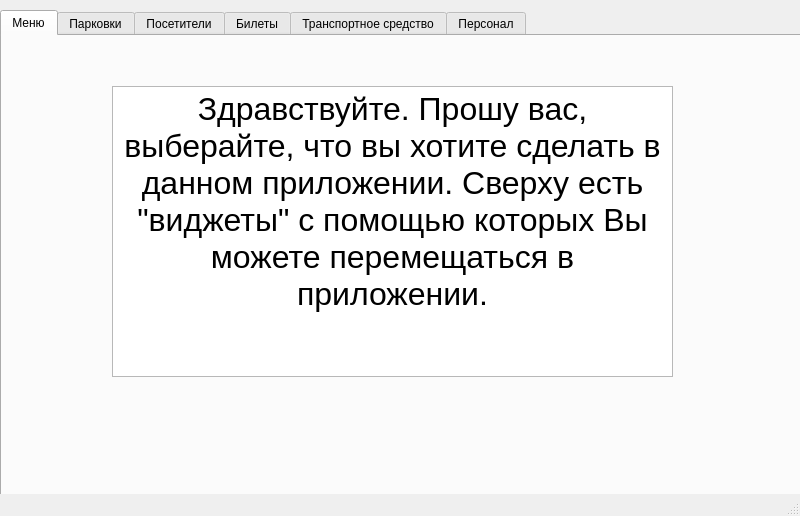
<?xml version="1.0" encoding="UTF-8"?>
<ui version="4.0">
 <class>MainWindow</class>
 <widget class="QMainWindow" name="MainWindow">
  <property name="geometry">
   <rect>
    <x>0</x>
    <y>0</y>
    <width>800</width>
    <height>516</height>
   </rect>
  </property>
  <property name="minimumSize">
   <size>
    <width>800</width>
    <height>516</height>
   </size>
  </property>
  <property name="maximumSize">
   <size>
    <width>800</width>
    <height>516</height>
   </size>
  </property>
  <property name="windowTitle">
   <string>Панченко Андрей 4236</string>
  </property>
  <widget class="QWidget" name="centralwidget">
   <widget class="QTabWidget" name="tabWidget">
    <property name="geometry">
     <rect>
      <x>0</x>
      <y>10</y>
      <width>801</width>
      <height>531</height>
     </rect>
    </property>
    <property name="currentIndex">
     <number>0</number>
    </property>
    <widget class="QWidget" name="Menu">
     <property name="styleSheet">
      <string notr="true"/>
     </property>
     <attribute name="title">
      <string>Меню</string>
     </attribute>
     <widget class="QTextBrowser" name="textBrowser">
      <property name="geometry">
       <rect>
        <x>110</x>
        <y>50</y>
        <width>561</width>
        <height>291</height>
       </rect>
      </property>
      <property name="html">
       <string>&lt;!DOCTYPE HTML PUBLIC &quot;-//W3C//DTD HTML 4.0//EN&quot; &quot;http://www.w3.org/TR/REC-html40/strict.dtd&quot;&gt;
&lt;html&gt;&lt;head&gt;&lt;meta name=&quot;qrichtext&quot; content=&quot;1&quot; /&gt;&lt;meta charset=&quot;utf-8&quot; /&gt;&lt;style type=&quot;text/css&quot;&gt;
p, li { white-space: pre-wrap; }
hr { height: 1px; border-width: 0; }
li.unchecked::marker { content: &quot;\2610&quot;; }
li.checked::marker { content: &quot;\2612&quot;; }
&lt;/style&gt;&lt;/head&gt;&lt;body style=&quot; font-family:'.AppleSystemUIFont'; font-size:13pt; font-weight:400; font-style:normal;&quot;&gt;
&lt;p align=&quot;center&quot; style=&quot; margin-top:0px; margin-bottom:0px; margin-left:0px; margin-right:0px; -qt-block-indent:0; text-indent:0px;&quot;&gt;&lt;span style=&quot; font-size:24pt;&quot;&gt;Здравствуйте. Прошу вас, выберайте, что вы хотите сделать в данном приложении. Сверху есть &amp;quot;виджеты&amp;quot; с помощью которых Вы можете перемещаться в приложении.&lt;/span&gt;&lt;/p&gt;&lt;/body&gt;&lt;/html&gt;</string>
      </property>
     </widget>
    </widget>
    <widget class="QWidget" name="Parking">
     <attribute name="title">
      <string>Парковки</string>
     </attribute>
     <widget class="QPushButton" name="pushButton_add_parking">
      <property name="geometry">
       <rect>
        <x>220</x>
        <y>380</y>
        <width>100</width>
        <height>32</height>
       </rect>
      </property>
      <property name="text">
       <string>Добавить</string>
      </property>
     </widget>
     <widget class="QPushButton" name="pushButton_delete_parking">
      <property name="geometry">
       <rect>
        <x>470</x>
        <y>380</y>
        <width>100</width>
        <height>32</height>
       </rect>
      </property>
      <property name="text">
       <string>Удалить</string>
      </property>
     </widget>
     <widget class="QLineEdit" name="lineEdit_gps">
      <property name="geometry">
       <rect>
        <x>340</x>
        <y>340</y>
        <width>113</width>
        <height>21</height>
       </rect>
      </property>
     </widget>
     <widget class="QLineEdit" name="lineEdit_type">
      <property name="geometry">
       <rect>
        <x>210</x>
        <y>340</y>
        <width>113</width>
        <height>21</height>
       </rect>
      </property>
     </widget>
     <widget class="QLineEdit" name="lineEdit_size">
      <property name="geometry">
       <rect>
        <x>470</x>
        <y>340</y>
        <width>113</width>
        <height>21</height>
       </rect>
      </property>
     </widget>
     <widget class="QLineEdit" name="lineEdit_id_parking">
      <property name="geometry">
       <rect>
        <x>80</x>
        <y>340</y>
        <width>113</width>
        <height>21</height>
       </rect>
      </property>
     </widget>
     <widget class="QLineEdit" name="lineEdit_cost">
      <property name="geometry">
       <rect>
        <x>600</x>
        <y>340</y>
        <width>113</width>
        <height>21</height>
       </rect>
      </property>
     </widget>
     <widget class="QLabel" name="label">
      <property name="geometry">
       <rect>
        <x>80</x>
        <y>320</y>
        <width>111</width>
        <height>16</height>
       </rect>
      </property>
      <property name="text">
       <string>ID Парковки</string>
      </property>
      <property name="alignment">
       <set>Qt::AlignCenter</set>
      </property>
     </widget>
     <widget class="QLabel" name="label_6">
      <property name="geometry">
       <rect>
        <x>340</x>
        <y>320</y>
        <width>111</width>
        <height>16</height>
       </rect>
      </property>
      <property name="text">
       <string>Местоположение</string>
      </property>
      <property name="alignment">
       <set>Qt::AlignCenter</set>
      </property>
     </widget>
     <widget class="QLabel" name="label_7">
      <property name="geometry">
       <rect>
        <x>470</x>
        <y>320</y>
        <width>111</width>
        <height>16</height>
       </rect>
      </property>
      <property name="text">
       <string>Размер</string>
      </property>
      <property name="alignment">
       <set>Qt::AlignCenter</set>
      </property>
     </widget>
     <widget class="QLabel" name="label_8">
      <property name="geometry">
       <rect>
        <x>600</x>
        <y>320</y>
        <width>111</width>
        <height>16</height>
       </rect>
      </property>
      <property name="text">
       <string>Стоимость</string>
      </property>
      <property name="alignment">
       <set>Qt::AlignCenter</set>
      </property>
     </widget>
     <widget class="QLabel" name="label_9">
      <property name="geometry">
       <rect>
        <x>210</x>
        <y>320</y>
        <width>111</width>
        <height>16</height>
       </rect>
      </property>
      <property name="text">
       <string>Тип</string>
      </property>
      <property name="alignment">
       <set>Qt::AlignCenter</set>
      </property>
     </widget>
     <widget class="QLabel" name="label_2">
      <property name="geometry">
       <rect>
        <x>340</x>
        <y>10</y>
        <width>111</width>
        <height>16</height>
       </rect>
      </property>
      <property name="text">
       <string>Парковки</string>
      </property>
      <property name="alignment">
       <set>Qt::AlignCenter</set>
      </property>
     </widget>
     <widget class="QTableWidget" name="tableParking">
      <property name="geometry">
       <rect>
        <x>0</x>
        <y>30</y>
        <width>791</width>
        <height>271</height>
       </rect>
      </property>
     </widget>
    </widget>
    <widget class="QWidget" name="Visitors">
     <attribute name="title">
      <string>Посетители</string>
     </attribute>
     <widget class="QLineEdit" name="lineEdit_visitors_number">
      <property name="geometry">
       <rect>
        <x>140</x>
        <y>340</y>
        <width>113</width>
        <height>21</height>
       </rect>
      </property>
     </widget>
     <widget class="QLineEdit" name="lineEdit_visitors_phone">
      <property name="geometry">
       <rect>
        <x>530</x>
        <y>340</y>
        <width>113</width>
        <height>21</height>
       </rect>
      </property>
     </widget>
     <widget class="QLineEdit" name="lineEdit_visitors_adress">
      <property name="geometry">
       <rect>
        <x>400</x>
        <y>340</y>
        <width>113</width>
        <height>21</height>
       </rect>
      </property>
     </widget>
     <widget class="QLineEdit" name="lineEdit_visitors_name">
      <property name="geometry">
       <rect>
        <x>270</x>
        <y>340</y>
        <width>113</width>
        <height>21</height>
       </rect>
      </property>
     </widget>
     <widget class="QPushButton" name="pushButton_add_visitors">
      <property name="geometry">
       <rect>
        <x>210</x>
        <y>380</y>
        <width>100</width>
        <height>32</height>
       </rect>
      </property>
      <property name="text">
       <string>Добавить</string>
      </property>
     </widget>
     <widget class="QPushButton" name="pushButton_delete_visitors">
      <property name="geometry">
       <rect>
        <x>470</x>
        <y>380</y>
        <width>100</width>
        <height>32</height>
       </rect>
      </property>
      <property name="text">
       <string>Удалить</string>
      </property>
     </widget>
     <widget class="QLabel" name="label_3">
      <property name="geometry">
       <rect>
        <x>140</x>
        <y>320</y>
        <width>111</width>
        <height>16</height>
       </rect>
      </property>
      <property name="text">
       <string>Номер</string>
      </property>
      <property name="alignment">
       <set>Qt::AlignCenter</set>
      </property>
     </widget>
     <widget class="QLabel" name="label_4">
      <property name="geometry">
       <rect>
        <x>400</x>
        <y>320</y>
        <width>111</width>
        <height>16</height>
       </rect>
      </property>
      <property name="text">
       <string>Адрес</string>
      </property>
      <property name="alignment">
       <set>Qt::AlignCenter</set>
      </property>
     </widget>
     <widget class="QLabel" name="label_5">
      <property name="geometry">
       <rect>
        <x>530</x>
        <y>320</y>
        <width>111</width>
        <height>16</height>
       </rect>
      </property>
      <property name="text">
       <string>Телефон</string>
      </property>
      <property name="alignment">
       <set>Qt::AlignCenter</set>
      </property>
     </widget>
     <widget class="QLabel" name="label_10">
      <property name="geometry">
       <rect>
        <x>340</x>
        <y>10</y>
        <width>111</width>
        <height>16</height>
       </rect>
      </property>
      <property name="text">
       <string>Посетители</string>
      </property>
      <property name="alignment">
       <set>Qt::AlignCenter</set>
      </property>
     </widget>
     <widget class="QLabel" name="label_11">
      <property name="geometry">
       <rect>
        <x>270</x>
        <y>320</y>
        <width>111</width>
        <height>16</height>
       </rect>
      </property>
      <property name="text">
       <string>ФИО</string>
      </property>
      <property name="alignment">
       <set>Qt::AlignCenter</set>
      </property>
     </widget>
     <widget class="QTableWidget" name="tableVisitors">
      <property name="geometry">
       <rect>
        <x>0</x>
        <y>30</y>
        <width>791</width>
        <height>271</height>
       </rect>
      </property>
     </widget>
    </widget>
    <widget class="QWidget" name="Ticket">
     <attribute name="title">
      <string>Билеты</string>
     </attribute>
     <widget class="QPushButton" name="pushButton_delete_ticket">
      <property name="geometry">
       <rect>
        <x>470</x>
        <y>380</y>
        <width>100</width>
        <height>32</height>
       </rect>
      </property>
      <property name="text">
       <string>Возврат</string>
      </property>
     </widget>
     <widget class="QPushButton" name="pushButton_add_ticket">
      <property name="geometry">
       <rect>
        <x>210</x>
        <y>380</y>
        <width>100</width>
        <height>32</height>
       </rect>
      </property>
      <property name="text">
       <string>Выдать</string>
      </property>
     </widget>
     <widget class="QLineEdit" name="lineEdit_parking_number">
      <property name="geometry">
       <rect>
        <x>200</x>
        <y>340</y>
        <width>113</width>
        <height>21</height>
       </rect>
      </property>
     </widget>
     <widget class="QLineEdit" name="lineEdit_visitors_number_t">
      <property name="geometry">
       <rect>
        <x>330</x>
        <y>340</y>
        <width>121</width>
        <height>21</height>
       </rect>
      </property>
     </widget>
     <widget class="QLineEdit" name="lineEdit_date">
      <property name="geometry">
       <rect>
        <x>470</x>
        <y>340</y>
        <width>113</width>
        <height>21</height>
       </rect>
      </property>
     </widget>
     <widget class="QLabel" name="label_12">
      <property name="geometry">
       <rect>
        <x>200</x>
        <y>320</y>
        <width>111</width>
        <height>16</height>
       </rect>
      </property>
      <property name="text">
       <string>ID Парковки</string>
      </property>
      <property name="alignment">
       <set>Qt::AlignCenter</set>
      </property>
     </widget>
     <widget class="QLabel" name="label_13">
      <property name="geometry">
       <rect>
        <x>300</x>
        <y>10</y>
        <width>201</width>
        <height>20</height>
       </rect>
      </property>
      <property name="text">
       <string>Выдача парковочных мест</string>
      </property>
      <property name="alignment">
       <set>Qt::AlignCenter</set>
      </property>
     </widget>
     <widget class="QLabel" name="label_14">
      <property name="geometry">
       <rect>
        <x>330</x>
        <y>320</y>
        <width>121</width>
        <height>16</height>
       </rect>
      </property>
      <property name="text">
       <string>Номер посетителя</string>
      </property>
      <property name="alignment">
       <set>Qt::AlignCenter</set>
      </property>
     </widget>
     <widget class="QLabel" name="label_15">
      <property name="geometry">
       <rect>
        <x>470</x>
        <y>320</y>
        <width>111</width>
        <height>16</height>
       </rect>
      </property>
      <property name="text">
       <string>Дата выдачи</string>
      </property>
      <property name="alignment">
       <set>Qt::AlignCenter</set>
      </property>
     </widget>
     <widget class="QTableWidget" name="tableTicket">
      <property name="geometry">
       <rect>
        <x>0</x>
        <y>30</y>
        <width>791</width>
        <height>271</height>
       </rect>
      </property>
     </widget>
    </widget>
    <widget class="QWidget" name="TS">
     <attribute name="title">
      <string>Транспортное средство</string>
     </attribute>
     <widget class="QLineEdit" name="lineEdit_vehicle_id">
      <property name="geometry">
       <rect>
        <x>200</x>
        <y>340</y>
        <width>113</width>
        <height>21</height>
       </rect>
      </property>
     </widget>
     <widget class="QLineEdit" name="lineEdit_vehicle_brand">
      <property name="geometry">
       <rect>
        <x>330</x>
        <y>340</y>
        <width>113</width>
        <height>21</height>
       </rect>
      </property>
     </widget>
     <widget class="QLineEdit" name="lineEdit_vehicle_model">
      <property name="geometry">
       <rect>
        <x>460</x>
        <y>340</y>
        <width>113</width>
        <height>21</height>
       </rect>
      </property>
     </widget>
     <widget class="QTableWidget" name="tableVehicles">
      <property name="geometry">
       <rect>
        <x>0</x>
        <y>30</y>
        <width>791</width>
        <height>271</height>
       </rect>
      </property>
     </widget>
     <widget class="QPushButton" name="pushButton_add_vehicle">
      <property name="geometry">
       <rect>
        <x>210</x>
        <y>380</y>
        <width>100</width>
        <height>32</height>
       </rect>
      </property>
      <property name="text">
       <string>Добавить</string>
      </property>
     </widget>
     <widget class="QPushButton" name="pushButton_delete_vehicle">
      <property name="geometry">
       <rect>
        <x>470</x>
        <y>380</y>
        <width>100</width>
        <height>32</height>
       </rect>
      </property>
      <property name="text">
       <string>Удалить</string>
      </property>
     </widget>
     <widget class="QLabel" name="label_16">
      <property name="geometry">
       <rect>
        <x>300</x>
        <y>10</y>
        <width>201</width>
        <height>20</height>
       </rect>
      </property>
      <property name="text">
       <string>Выдача парковочных мест</string>
      </property>
      <property name="alignment">
       <set>Qt::AlignCenter</set>
      </property>
     </widget>
     <widget class="QLabel" name="label_17">
      <property name="geometry">
       <rect>
        <x>200</x>
        <y>320</y>
        <width>111</width>
        <height>16</height>
       </rect>
      </property>
      <property name="text">
       <string>ID Парковки</string>
      </property>
      <property name="alignment">
       <set>Qt::AlignCenter</set>
      </property>
     </widget>
     <widget class="QLabel" name="label_18">
      <property name="geometry">
       <rect>
        <x>330</x>
        <y>320</y>
        <width>111</width>
        <height>16</height>
       </rect>
      </property>
      <property name="text">
       <string>Марка</string>
      </property>
      <property name="alignment">
       <set>Qt::AlignCenter</set>
      </property>
     </widget>
     <widget class="QLabel" name="label_19">
      <property name="geometry">
       <rect>
        <x>460</x>
        <y>320</y>
        <width>111</width>
        <height>16</height>
       </rect>
      </property>
      <property name="text">
       <string>Модель</string>
      </property>
      <property name="alignment">
       <set>Qt::AlignCenter</set>
      </property>
     </widget>
    </widget>
    <widget class="QWidget" name="Staff">
     <attribute name="title">
      <string>Персонал</string>
     </attribute>
     <widget class="QLineEdit" name="lineEdit_personnel_id">
      <property name="geometry">
       <rect>
        <x>200</x>
        <y>340</y>
        <width>113</width>
        <height>21</height>
       </rect>
      </property>
     </widget>
     <widget class="QLineEdit" name="lineEdit_personnel_name">
      <property name="geometry">
       <rect>
        <x>330</x>
        <y>340</y>
        <width>113</width>
        <height>21</height>
       </rect>
      </property>
     </widget>
     <widget class="QLineEdit" name="lineEdit_personnel_position">
      <property name="geometry">
       <rect>
        <x>460</x>
        <y>340</y>
        <width>113</width>
        <height>21</height>
       </rect>
      </property>
     </widget>
     <widget class="QTableWidget" name="tablePersonnel">
      <property name="geometry">
       <rect>
        <x>0</x>
        <y>30</y>
        <width>791</width>
        <height>271</height>
       </rect>
      </property>
     </widget>
     <widget class="QPushButton" name="pushButton_add_personnel">
      <property name="geometry">
       <rect>
        <x>210</x>
        <y>380</y>
        <width>100</width>
        <height>32</height>
       </rect>
      </property>
      <property name="text">
       <string>Добавить</string>
      </property>
     </widget>
     <widget class="QPushButton" name="pushButton_delete_personnel">
      <property name="geometry">
       <rect>
        <x>470</x>
        <y>380</y>
        <width>100</width>
        <height>32</height>
       </rect>
      </property>
      <property name="text">
       <string>Удалить</string>
      </property>
     </widget>
     <widget class="QLabel" name="label_21">
      <property name="geometry">
       <rect>
        <x>300</x>
        <y>10</y>
        <width>201</width>
        <height>20</height>
       </rect>
      </property>
      <property name="text">
       <string>Выдача парковочных мест</string>
      </property>
      <property name="alignment">
       <set>Qt::AlignCenter</set>
      </property>
     </widget>
     <widget class="QLabel" name="label_20">
      <property name="geometry">
       <rect>
        <x>200</x>
        <y>320</y>
        <width>111</width>
        <height>16</height>
       </rect>
      </property>
      <property name="text">
       <string>ID Парковки</string>
      </property>
      <property name="alignment">
       <set>Qt::AlignCenter</set>
      </property>
     </widget>
     <widget class="QLabel" name="label_22">
      <property name="geometry">
       <rect>
        <x>330</x>
        <y>320</y>
        <width>111</width>
        <height>16</height>
       </rect>
      </property>
      <property name="text">
       <string>Имя</string>
      </property>
      <property name="alignment">
       <set>Qt::AlignCenter</set>
      </property>
     </widget>
     <widget class="QLabel" name="label_23">
      <property name="geometry">
       <rect>
        <x>460</x>
        <y>320</y>
        <width>111</width>
        <height>16</height>
       </rect>
      </property>
      <property name="text">
       <string>Должность</string>
      </property>
      <property name="alignment">
       <set>Qt::AlignCenter</set>
      </property>
     </widget>
    </widget>
   </widget>
  </widget>
  <widget class="QStatusBar" name="statusbar"/>
  <widget class="QMenuBar" name="menubar">
   <property name="geometry">
    <rect>
     <x>0</x>
     <y>0</y>
     <width>800</width>
     <height>37</height>
    </rect>
   </property>
  </widget>
 </widget>
 <resources/>
 <connections/>
</ui>
